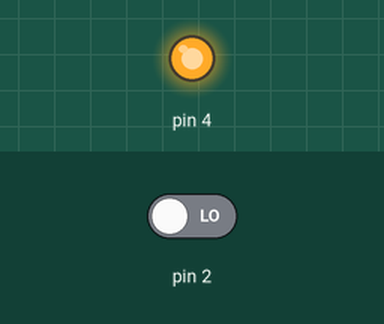
Simulated run of this sketch. Board: Arduino Uno, built with avr-gcc and run on an emulated ATmega328P. Shown: output pins drawn as LEDs (lit = HIGH). The test bench sets the inputs (shaded band); at power-on: pin 2 LOW. What the sketch prints to the serial monitor is not drawn.

Above: at 0.1 s.
Timing chart, 0 to 1.6 s (numbered marks = the images above):
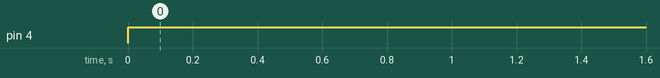

Measured:
- by itself, pin 4: LOW → HIGH at 0.00 s

The sketch:

SOUND_SENSOR.ino
```cpp
            void setup() {

 Serial.begin(4800);
 pinMode(2,INPUT);
 pinMode(4,OUTPUT);

}

void loop() {
  int soundsense=digitalRead(2);
  Serial.println(soundsense);
  if(soundsense<=300)
  {
    digitalWrite(4,HIGH);{

    }
  }
else
  digitalWrite(4,LOW);
}
```
